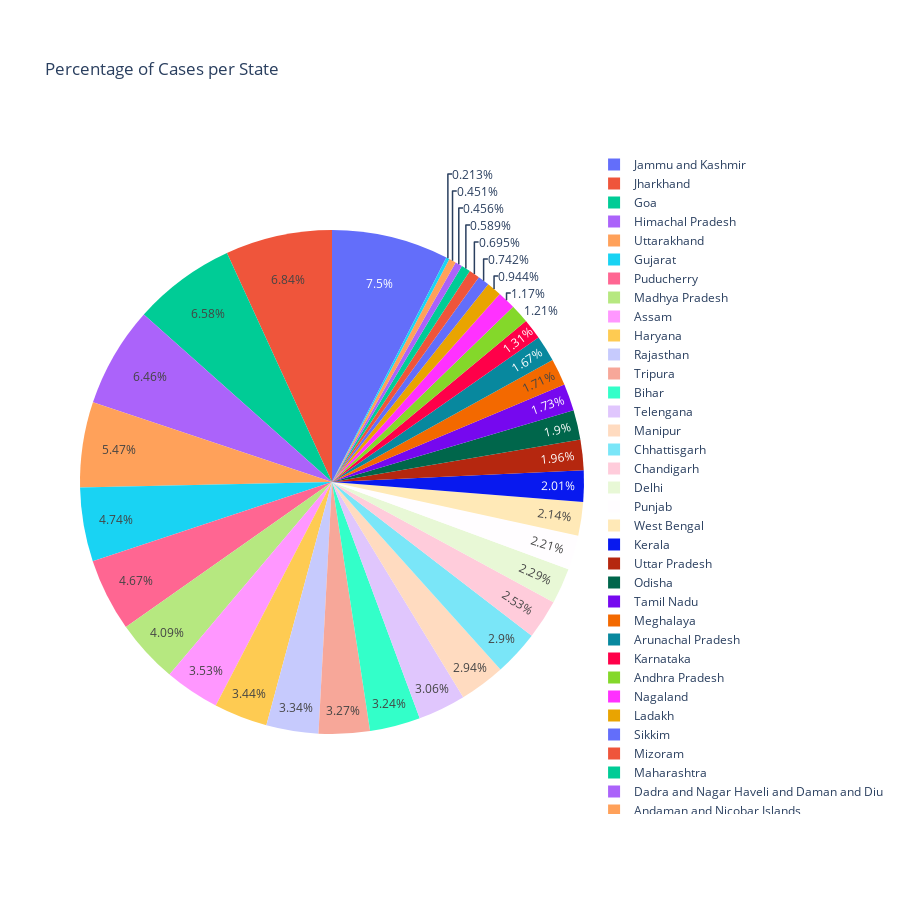

The code cell stored with this chart in its notebook:
### Code cell
fig = px.pie(State_Total, values='Confirmed', names='State/UnionTerritory', title='Percentage of Cases per State', height=900)
fig.show()

### Figure 1 — Plotly figure (JSON) as saved in the notebook; plotly's stock layout.template omitted (floating-point values rounded to 4 significant figures)
{"data": [{"domain": {"x": [0, 1], "y": [0, 1]}, "hovertemplate": "State/UnionTerritory=%{label}<br>Confirmed=%{value}<extra></extra>", "labels": ["Jammu and Kashmir", "Jharkhand", "Goa", "Himachal Pradesh", "Uttarakhand", "Gujarat", "Puducherry", "Madhya Pradesh", "Assam", "Haryana", "Rajasthan", "Tripura", "Bihar", "Telengana", "Manipur", "Chhattisgarh", "Chandigarh", "Delhi", "Punjab", "West Bengal", "Kerala", "Uttar Pradesh", "Odisha", "Tamil Nadu", "Meghalaya", "Arunachal Pradesh", "Karnataka", "Andhra Pradesh", "Nagaland", "Ladakh", "Sikkim", "Mizoram", "Maharashtra", "Dadra and Nagar Haveli and Daman and Diu", "Andaman and Nicobar Islands", "Lakshadweep"], "legendgroup": "", "name": "", "showlegend": true, "type": "pie", "values": [32199832, 29393674, 28240159, 27753121, 23470176, 20347197, 20065891, 17544637, 15142825, 14751657, 14338728, 14050250, 13927240, 13135395, 12617943, 12466431, 10858627, 9845140, 9470245, 9208711, 8615148, 8413936, 8178578, 7421737, 7355969, 7176907, 5633214, 5208810, 5041742, 4054293, 3186799, 2984732, 2530111, 1959356, 1938498, 915784]}], "layout": {"height": 900, "legend": {"tracegroupgap": 0}, "title": {"text": "Percentage of Cases per State"}}}
